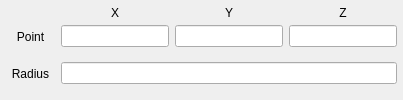
                    <widget class="QFrame" name="frame_DefineSurfaceSphere">
                     <property name="frameShape">
                      <enum>QFrame::NoFrame</enum>
                     </property>
                     <property name="frameShadow">
                      <enum>QFrame::Raised</enum>
                     </property>
                     <layout class="QVBoxLayout" name="verticalLayout_124">
                      <property name="spacing">
                       <number>0</number>
                      </property>
                      <property name="margin">
                       <number>0</number>
                      </property>
                      <item>
                       <widget class="QFrame" name="frame_15">
                        <property name="frameShape">
                         <enum>QFrame::NoFrame</enum>
                        </property>
                        <property name="frameShadow">
                         <enum>QFrame::Raised</enum>
                        </property>
                        <layout class="QHBoxLayout" name="horizontalLayout_30">
                         <property name="spacing">
                          <number>0</number>
                         </property>
                         <property name="leftMargin">
                          <number>3</number>
                         </property>
                         <property name="topMargin">
                          <number>0</number>
                         </property>
                         <property name="rightMargin">
                          <number>3</number>
                         </property>
                         <property name="bottomMargin">
                          <number>0</number>
                         </property>
                         <item>
                          <widget class="QFrame" name="frame_140">
                           <property name="sizePolicy">
                            <sizepolicy hsizetype="Fixed" vsizetype="Preferred">
                             <horstretch>0</horstretch>
                             <verstretch>0</verstretch>
                            </sizepolicy>
                           </property>
                           <property name="minimumSize">
                            <size>
                             <width>55</width>
                             <height>0</height>
                            </size>
                           </property>
                           <property name="frameShape">
                            <enum>QFrame::NoFrame</enum>
                           </property>
                           <property name="frameShadow">
                            <enum>QFrame::Raised</enum>
                           </property>
                           <layout class="QVBoxLayout" name="verticalLayout_125">
                            <property name="spacing">
                             <number>3</number>
                            </property>
                            <property name="margin">
                             <number>3</number>
                            </property>
                            <item>
                             <widget class="QLabel" name="label_59">
                              <property name="text">
                               <string/>
                              </property>
                             </widget>
                            </item>
                            <item>
                             <widget class="QLabel" name="label_79">
                              <property name="text">
                               <string>Point</string>
                              </property>
                              <property name="alignment">
                               <set>Qt::AlignCenter</set>
                              </property>
                             </widget>
                            </item>
                           </layout>
                          </widget>
                         </item>
                         <item>
                          <widget class="QFrame" name="frame_141">
                           <property name="frameShape">
                            <enum>QFrame::NoFrame</enum>
                           </property>
                           <property name="frameShadow">
                            <enum>QFrame::Raised</enum>
                           </property>
                           <layout class="QVBoxLayout" name="verticalLayout_126">
                            <property name="spacing">
                             <number>3</number>
                            </property>
                            <property name="margin">
                             <number>3</number>
                            </property>
                            <item>
                             <widget class="QLabel" name="label_86">
                              <property name="text">
                               <string>X</string>
                              </property>
                              <property name="alignment">
                               <set>Qt::AlignCenter</set>
                              </property>
                             </widget>
                            </item>
                            <item>
                             <widget class="QLineEdit" name="txt_P_Sphe_Sur_X"/>
                            </item>
                           </layout>
                          </widget>
                         </item>
                         <item>
                          <widget class="QFrame" name="frame_142">
                           <property name="frameShape">
                            <enum>QFrame::NoFrame</enum>
                           </property>
                           <property name="frameShadow">
                            <enum>QFrame::Raised</enum>
                           </property>
                           <layout class="QVBoxLayout" name="verticalLayout_127">
                            <property name="spacing">
                             <number>3</number>
                            </property>
                            <property name="margin">
                             <number>3</number>
                            </property>
                            <item>
                             <widget class="QLabel" name="label_87">
                              <property name="text">
                               <string>Y</string>
                              </property>
                              <property name="alignment">
                               <set>Qt::AlignCenter</set>
                              </property>
                             </widget>
                            </item>
                            <item>
                             <widget class="QLineEdit" name="txt_P_Sphe_Sur_Y"/>
                            </item>
                           </layout>
                          </widget>
                         </item>
                         <item>
                          <widget class="QFrame" name="frame_143">
                           <property name="frameShape">
                            <enum>QFrame::NoFrame</enum>
                           </property>
                           <property name="frameShadow">
                            <enum>QFrame::Raised</enum>
                           </property>
                           <layout class="QVBoxLayout" name="verticalLayout_128">
                            <property name="spacing">
                             <number>3</number>
                            </property>
                            <property name="margin">
                             <number>3</number>
                            </property>
                            <item>
                             <widget class="QLabel" name="label_88">
                              <property name="text">
                               <string>Z</string>
                              </property>
                              <property name="alignment">
                               <set>Qt::AlignCenter</set>
                              </property>
                             </widget>
                            </item>
                            <item>
                             <widget class="QLineEdit" name="txt_P_Sphe_Sur_Z"/>
                            </item>
                           </layout>
                          </widget>
                         </item>
                        </layout>
                       </widget>
                      </item>
                      <item>
                       <widget class="QFrame" name="frame_149">
                        <property name="frameShape">
                         <enum>QFrame::NoFrame</enum>
                        </property>
                        <property name="frameShadow">
                         <enum>QFrame::Raised</enum>
                        </property>
                        <layout class="QHBoxLayout" name="horizontalLayout_42">
                         <property name="spacing">
                          <number>0</number>
                         </property>
                         <property name="leftMargin">
                          <number>3</number>
                         </property>
                         <property name="topMargin">
                          <number>0</number>
                         </property>
                         <property name="rightMargin">
                          <number>3</number>
                         </property>
                         <property name="bottomMargin">
                          <number>0</number>
                         </property>
                         <item>
                          <widget class="QFrame" name="frame_150">
                           <property name="sizePolicy">
                            <sizepolicy hsizetype="Fixed" vsizetype="Preferred">
                             <horstretch>0</horstretch>
                             <verstretch>0</verstretch>
                            </sizepolicy>
                           </property>
                           <property name="minimumSize">
                            <size>
                             <width>55</width>
                             <height>0</height>
                            </size>
                           </property>
                           <property name="frameShape">
                            <enum>QFrame::NoFrame</enum>
                           </property>
                           <property name="frameShadow">
                            <enum>QFrame::Raised</enum>
                           </property>
                           <layout class="QVBoxLayout" name="verticalLayout_133">
                            <property name="spacing">
                             <number>3</number>
                            </property>
                            <property name="leftMargin">
                             <number>3</number>
                            </property>
                            <property name="topMargin">
                             <number>0</number>
                            </property>
                            <property name="rightMargin">
                             <number>3</number>
                            </property>
                            <property name="bottomMargin">
                             <number>3</number>
                            </property>
                            <item>
                             <widget class="QLabel" name="label_90">
                              <property name="text">
                               <string>Radius</string>
                              </property>
                              <property name="alignment">
                               <set>Qt::AlignCenter</set>
                              </property>
                             </widget>
                            </item>
                           </layout>
                          </widget>
                         </item>
                         <item>
                          <widget class="QFrame" name="frame_151">
                           <property name="frameShape">
                            <enum>QFrame::NoFrame</enum>
                           </property>
                           <property name="frameShadow">
                            <enum>QFrame::Raised</enum>
                           </property>
                           <layout class="QVBoxLayout" name="verticalLayout_134">
                            <property name="spacing">
                             <number>3</number>
                            </property>
                            <property name="leftMargin">
                             <number>3</number>
                            </property>
                            <property name="topMargin">
                             <number>0</number>
                            </property>
                            <property name="rightMargin">
                             <number>3</number>
                            </property>
                            <property name="bottomMargin">
                             <number>3</number>
                            </property>
                            <item>
                             <widget class="QLineEdit" name="txt_Radius_Sphe_Sur">
                              <property name="sizePolicy">
                               <sizepolicy hsizetype="Preferred" vsizetype="Fixed">
                                <horstretch>0</horstretch>
                                <verstretch>0</verstretch>
                               </sizepolicy>
                              </property>
                             </widget>
                            </item>
                           </layout>
                          </widget>
                         </item>
                        </layout>
                       </widget>
                      </item>
                     </layout>
                    </widget>
